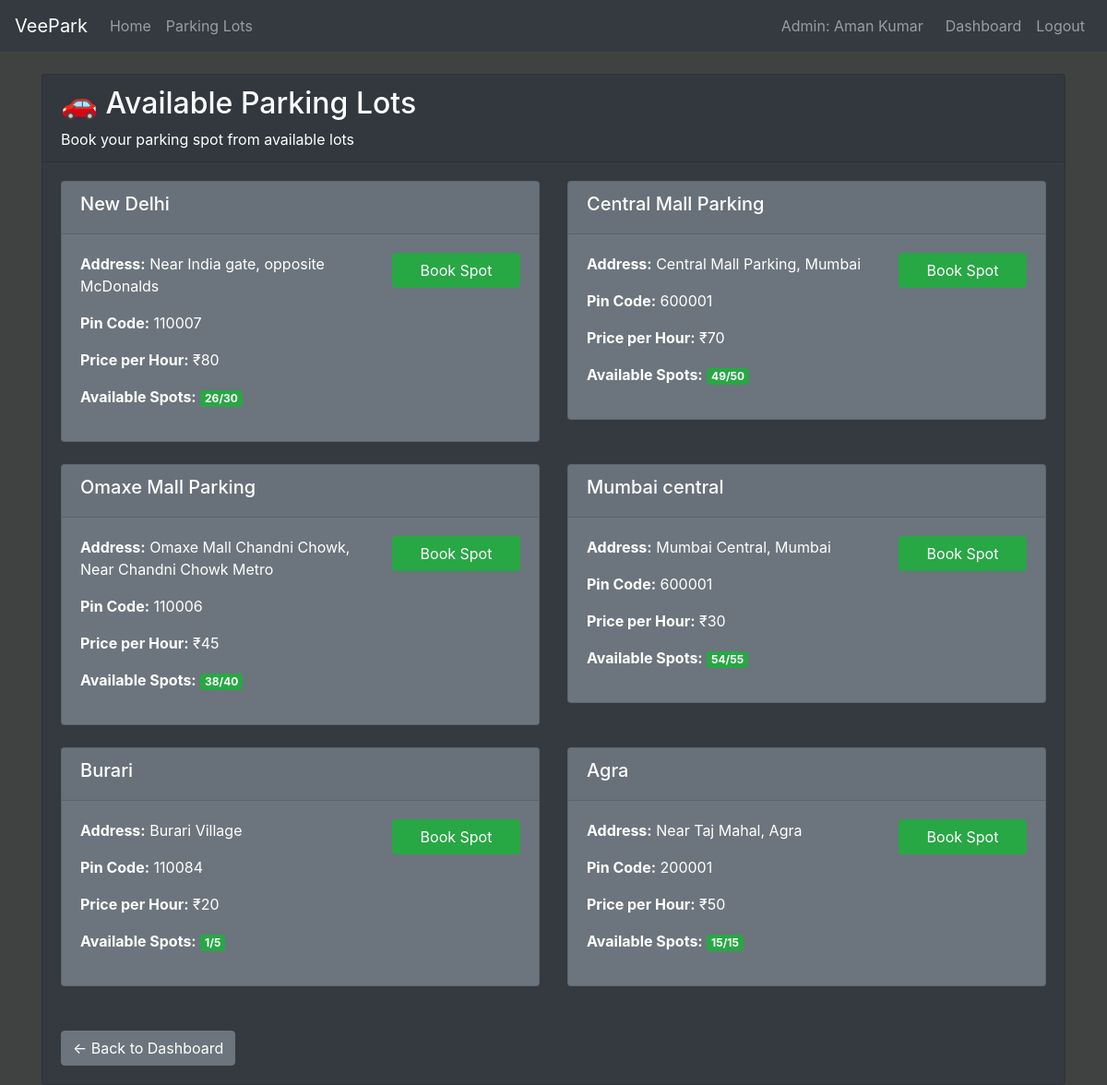
The app's page /parkinglots (signed in), older data.
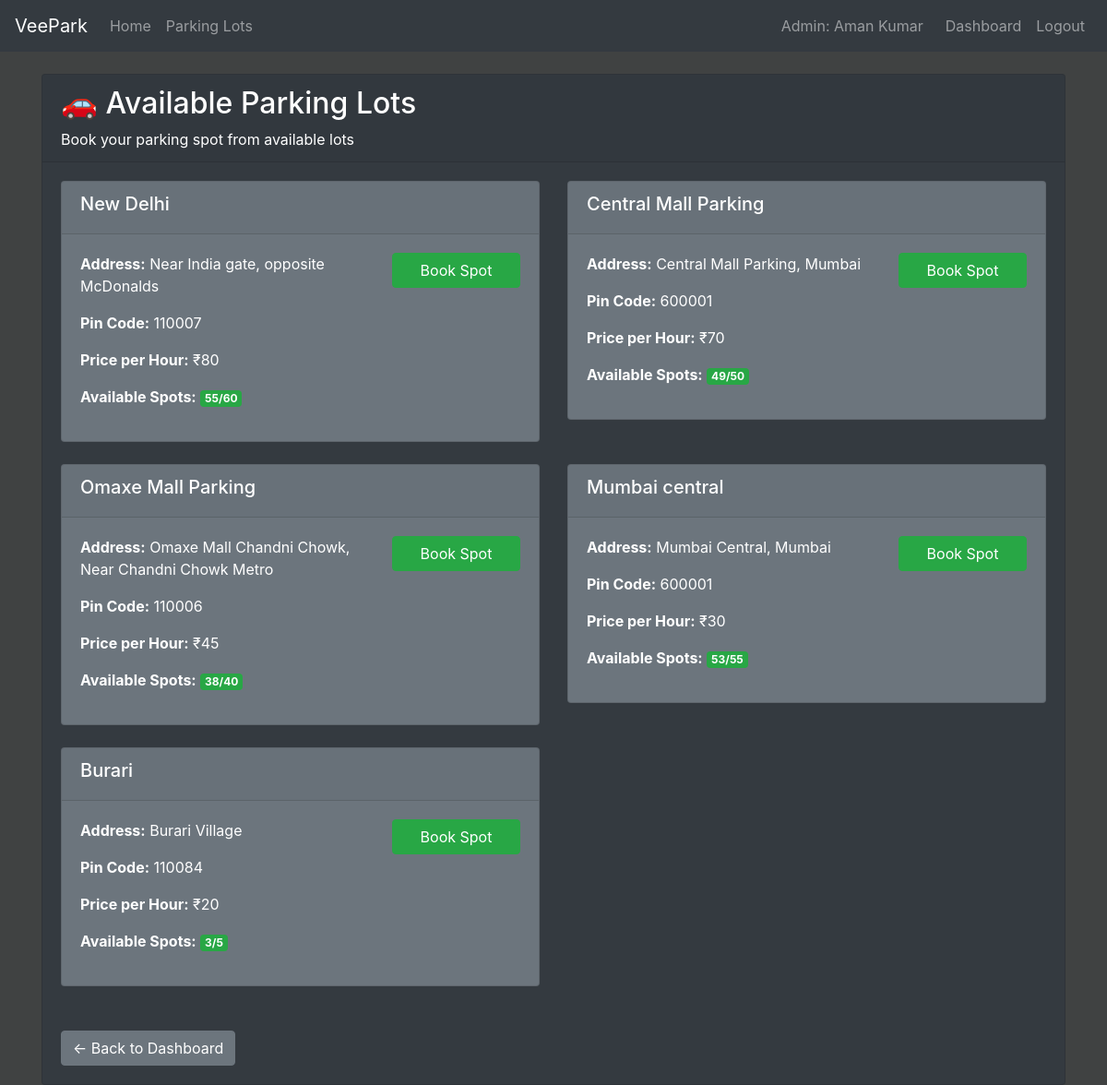
The same page, newer data.
### models/models.py (models this page shows, shortened)
class ParkingLot(db.Model):
    __tablename__ = 'parking_lot'
    id=db.Column(db.Integer(), primary_key=True)
    location = db.Column(db.String(50), nullable=False)
    pincode=db.Column(db.Integer(), nullable=False)
    price=db.Column(db.Integer(), nullable=False)
    maxSpots=db.Column(db.Integer(), nullable=False)
    address=db.Column(db.String(200), nullable=False)
    occupied=db.Column(db.Integer(), default=0)
    parking_spots = db.relationship('ParkingSpot', backref='parking_lot', lazy=True)

### controllers/controllers.py (the view)
@controllers.route('/parkinglots')
def parking_lots():
    if not session.get('user_id'):
        flash('Please login to view parking lots.', 'warning')
        return redirect(url_for('controllers.login'))
    lots = ParkingLot.query.all()
    return render_template('parking_lots.html', lots = lots)

### templates/parking_lots.html (shortened to what this page needs)
{% extends 'index.html' %}
{% block content %}
<div class="container mt-4">
    <div class="row">
        <div class="col-12">
            <div class="card bg-dark text-white">
                <div class="card-header">
                    <h2>🚗 Available Parking Lots</h2>
                    <p class="mb-0">Book your parking spot from available lots</p>
                </div>
                <div class="card-body">
                    {% if lots %}
                        <div class="row">
                            {% for lot in lots %}
                            <div class="col-md-6 mb-4">
                                <div class="card bg-secondary text-white">
                                    <div class="card-header">
                                        <h5>{{ lot.location }}</h5>
                                    </div>
                                    <div class="card-body">
                                        <div class="row">
                                            <div class="col-md-8">
                                                <p><strong>Address:</strong> {{ lot.address }}</p>
                                                <p><strong>Pin Code:</strong> {{ lot.pincode }}</p>
                                                <p><strong>Price per Hour:</strong> ₹{{ lot.price }}</p>
                                                <p><strong>Available Spots:</strong>
                                                    <span class="badge badge-{% if lot.maxSpots - lot.occupied > 0 %}success{% else %}danger{% endif %}">
                                                        {{ lot.maxSpots - lot.occupied }}/{{ lot.maxSpots }}
                                                    </span>
                                                </p>
                                            </div>
                                            <div class="col-md-4">
                                                {% if lot.maxSpots - lot.occupied > 0 %}
                                                    <button type="button" class="btn btn-success btn-block mb-2"
                                                            onclick="showBookingModal({{ lot.id }}, '{{ lot.location }}')">
                                                        Book Spot
                                                    </button>
                                                {% else %}
                                                    <button class="btn btn-secondary btn-block mb-2" disabled>
                                                        No Spots Available
                                                    </button>
                                                {% endif %}
                                            </div>
                                        </div>
                                    </div>
                                </div>
                            </div>
                            {% endfor %}
                        </div>
                    {% else %}
                        <div class="alert alert-info">
                            <h5>No Parking Lots Available</h5>
                            <p>No parking lots are currently available for booking.</p>
                        </div>
                    {% endif %}
                    <div class="mt-4">
                        <a href="{{ url_for('controllers.user_dashboard') }}" class="btn btn-secondary">
                            ← Back to Dashboard
                        </a>
                    </div>
                </div>
            </div>
        </div>
    </div>
</div>
{% endblock %}

### templates/index.html (shortened to what this page needs)
<!doctype html>
<html lang="en">
    <head>
        <link rel="stylesheet" href="https://cdn.jsdelivr.net/npm/bootstrap@4.5.3/dist/css/bootstrap.min.css">
    </head>
    <body>
        <nav class="navbar navbar-expand-md navbar-dark bg-dark">
        <a class="navbar-brand" href="/">VeePark</a>
        <div class="collapse navbar-collapse" id="navbarNav">
            <ul class="navbar-nav mr-auto">
                <li class="nav-item">
                    <a class="nav-link" href="{{url_for('controllers.home')}}">Home</a>
                </li>
                {% if session.get('user_id') %}
                    <li class="nav-item">
                        <a class="nav-link" href="{{url_for('controllers.parking_lots')}}">Parking Lots</a>
                    </li>
                {% endif %}
            </ul>
            <ul class="navbar-nav">
                {% if session.get('user_id') %}
                    {% if session.get('user_role') == 'admin' %}
                        <li class="nav-item">
                            <span class="navbar-text mr-3">Admin: {{ session.get('user_fullname', 'Admin') }}</span>
                        </li>
                        <li class="nav-item">
                            <a class="nav-link" href="{{url_for('controllers.admin_dashboard')}}">Dashboard</a>
                        </li>
                    {% endif %}
                    <li class="nav-item">
                        <a class="nav-link" href="{{url_for('controllers.logout')}}">Logout</a>
                    </li>
                {% endif %}
            </ul>
        </div>
        </nav>
        {% block content %}
        {% endblock %}
    </body>
    </html>

### templates/index.html (style rules this page uses)
body { background-color: #404242; color:white }

Row changes from the older to the newer data that the page shows:
removed ParkingLot: location "Agra", address "Near Taj Mahal, Agra", pincode "200001", price "50", lot.maxSpots-lot.occupied "15", maxSpots "15"
changed ParkingLot "New Delhi": lot.maxSpots-lot.occupied "26" → "55"; maxSpots "30" → "60"
changed ParkingLot "Mumbai central": lot.maxSpots-lot.occupied "54" → "53"
changed ParkingLot "Burari": lot.maxSpots-lot.occupied "1" → "3"
